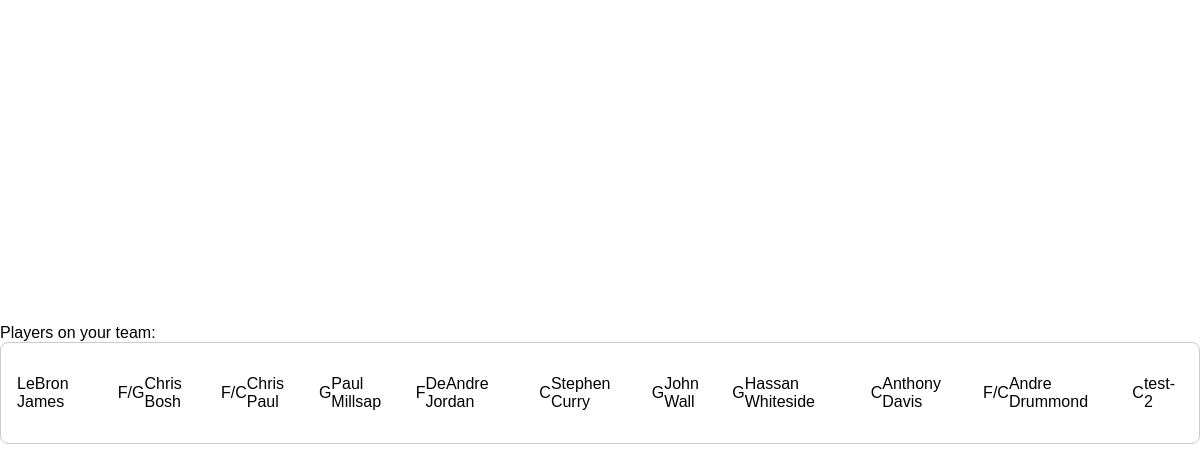
Page /team/49306544 (signed in) on the committed database.
### tables this page shows
CREATE TABLE NBAPlayer (
    PID INTEGER PRIMARY KEY,
    TID INTEGER,
    playerName TEXT,
    prevPlayerScore REAL,
    position TEXT,
    FOREIGN KEY (TID) REFERENCES NBATeam(TID)
);

### app.py (the view)
@app.route('/team/<int:league_id>')
def team(league_id):
    conn = sqlite3.connect(DB_FILE)
    conn.row_factory = sqlite3.Row
    cursor = conn.cursor()
    user_id = session.get("user_id")
    query = """SELECT nba.playerName, nba.position , nba.PID
            FROM NBAPlayer nba
            JOIN PlayerAthlete pa
            ON nba.PID = pa.PID
            WHERE pa.teamID = (
                SELECT teamID
                FROM PlayerTeam
                WHERE LID = ?
                AND accountID = ?
            )
            AND pa.LID = ?
                """
    cursor.execute(query, (league_id, user_id, league_id))
    players = cursor.fetchall()
    conn.close()
    return render_template("team.html", players = players)

### templates/team.html (shortened to what this page needs)
<!DOCTYPE html>
<html lang="en">
<head>
    <link rel="stylesheet" href="{{ url_for('static', filename='style.css') }}">
</head>
<body>
    <div class="league-container">
        Players on your team:
        <div class="league-header">
            {% for player in players %}
                <p>{{player.playerName}}</p>
                <p>{{player.position}}</p>
            {% endfor %}
            test-2
        </div>
    </div>
</body>
</html>

### static/style.css (style rules this page uses)
body { font-family: sans-serif; display: flex; align-items: center; justify-content: center; min-height: 100vh; margin: 0; }
.league-container { padding-top: 2rem; padding-bottom: 2rem; width: 100%; max-width: 1200px; margin: 0 auto; }
.league-header { display: flex; justify-content: space-between; align-items: center; background: white; padding: 1rem; border-radius: 8px; margin-bottom: 2rem; border: 1px solid #ccc; }

### rows in the picture
NBAPlayer: playerName "LeBron James", position "F/G"
NBAPlayer: playerName "Chris Bosh", position "F/C"
NBAPlayer: playerName "Chris Paul", position "G"
NBAPlayer: playerName "Paul Millsap", position "F"
NBAPlayer: playerName "DeAndre Jordan", position "C"
NBAPlayer: playerName "Stephen Curry", position "G"
NBAPlayer: playerName "John Wall", position "G"
NBAPlayer: playerName "Hassan Whiteside", position "C"
NBAPlayer: playerName "Anthony Davis", position "F/C"
NBAPlayer: playerName "Andre Drummond", position "C"
